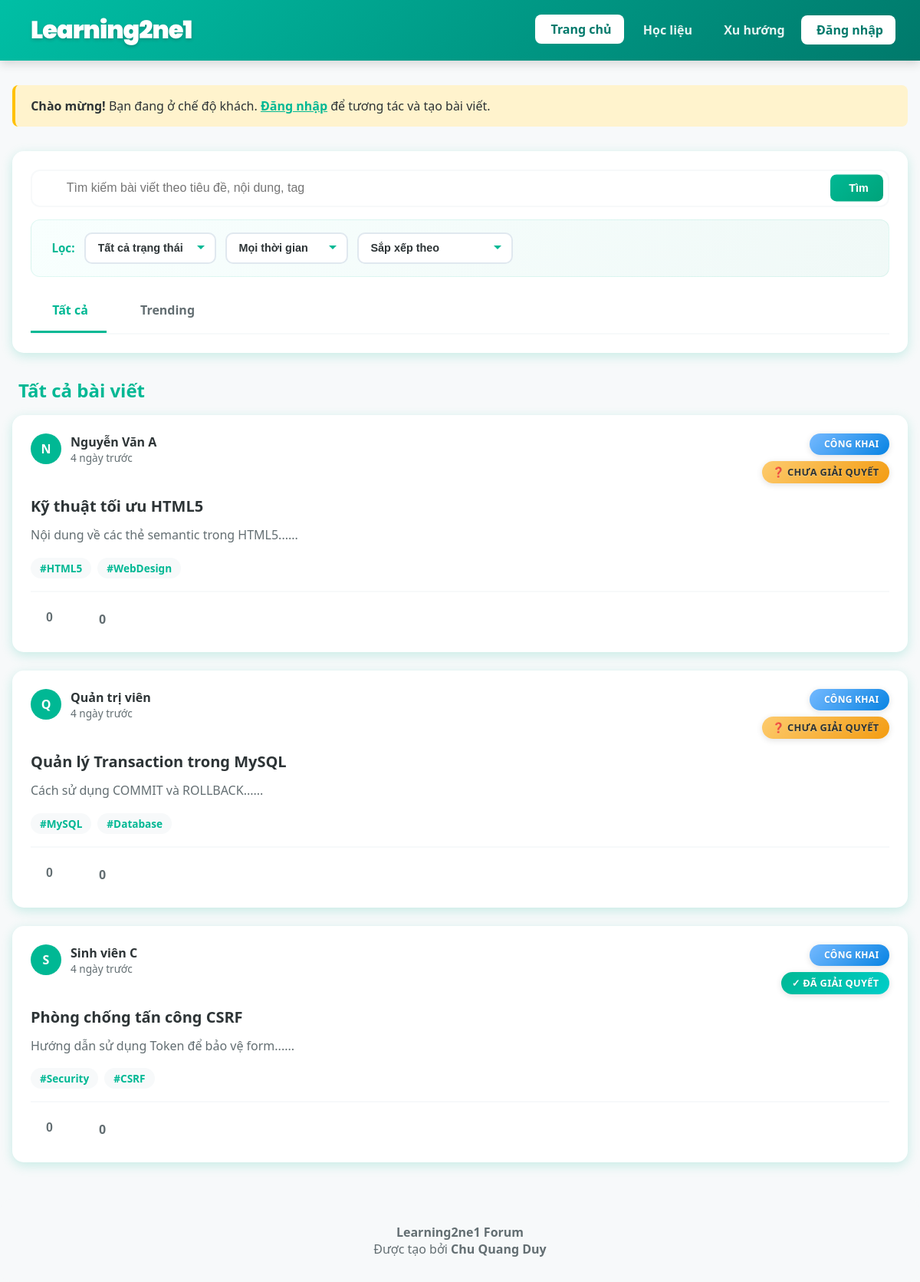
The page / on the database its author committed.
### tables this page shows
CREATE TABLE `posts` (
  `id` int(11) NOT NULL,
  `user_id` int(11) NOT NULL,
  `title` varchar(255) NOT NULL,
  `content` text NOT NULL,
  `tags` varchar(255) DEFAULT NULL,
  `privacy` enum('public','private') DEFAULT 'public',
  `status` enum('solved','unsolved') DEFAULT 'unsolved',
  `created_at` timestamp NOT NULL DEFAULT CURRENT_TIMESTAMP,
  `views` int(11) DEFAULT '0'
);

CREATE TABLE `user` (
  `id_user` int(11) NOT NULL,
  `ho_ten` varchar(1000) NOT NULL,
  `username` varchar(100) NOT NULL,
  `password` varchar(100) NOT NULL,
  `account_level` int(11) NOT NULL DEFAULT '2'
);

### includes/functions.php (called while the page is built, shortened)
<?php
function h($string)
{
    return htmlspecialchars($string, ENT_QUOTES, 'UTF-8');
}
function isLoggedIn()
{
    return isset($_SESSION['user_id']);
}
function timeAgo($timestamp)
{
    $time = strtotime($timestamp);
    $diff = time() - $time;
    if ($diff < 604800) return floor($diff / 86400) . " ngày trước";
    return date('d/m/Y', $time);
}
function getLikeCount($pdo, $target_id, $target_type)
{
    $stmt = $pdo->prepare("
        SELECT COUNT(*) FROM likes
        WHERE target_id = ? AND target_type = ?
    ");
    $stmt->execute([$target_id, $target_type]);
    return $stmt->fetchColumn();
}

### index.php (the view, shortened to what this page needs)
<?php
require_once 'config.php';
require_once 'includes/functions.php';
$current_tab = isset($_GET['tab']) ? $_GET['tab'] : 'all';
$filter_status = isset($_GET['status']) ? $_GET['status'] : '';
$filter_sort = isset($_GET['sort']) ? $_GET['sort'] : '';
$filter_time = isset($_GET['time']) ? $_GET['time'] : '';
if (isLoggedIn()) {
    $stmt = $pdo->prepare("
        SELECT p.*, u.ho_ten, u.username,
            (SELECT COUNT(*) FROM likes WHERE target_id = p.id AND target_type = 'post') as like_count,
            (SELECT COUNT(DISTINCT c.id) FROM comments c WHERE c.post_id = p.id) as comment_count
        FROM posts p
        JOIN user u ON p.user_id = u.id_user
        WHERE p.privacy = 'public' OR p.user_id = ?
        ORDER BY p.created_at DESC
        LIMIT 100
    ");
    $stmt->execute([$_SESSION['user_id']]);
} else {
    $stmt = $pdo->prepare("
        SELECT p.*, u.ho_ten, u.username,
            (SELECT COUNT(*) FROM likes WHERE target_id = p.id AND target_type = 'post') as like_count,
            (SELECT COUNT(DISTINCT c.id) FROM comments c WHERE c.post_id = p.id) as comment_count
        FROM posts p
        JOIN user u ON p.user_id = u.id_user
        WHERE p.privacy = 'public'
        ORDER BY p.created_at DESC
        LIMIT 100
    ");
    $stmt->execute();
}
$all_posts = $stmt->fetchAll();
$search_query = isset($_GET['search']) ? trim($_GET['search']) : '';
?>
<!DOCTYPE html>
<html lang="en">
<head>
    <link rel="stylesheet" href="assets/css/style.css">
    <link rel="stylesheet" href="assets/css/index.css">
    <link href='https://cdn.boxicons.com/3.0.6/fonts/basic/boxicons.min.css' rel='stylesheet'>
</head>
<body>
    <?php include 'includes/navbar.php'; ?>
    <div class="container">
        <?php if (!isLoggedIn()) { ?>
            <div class="guest-notice">
                <strong><i class='bx bx-waving-hand'></i> Chào mừng!</strong> Bạn đang ở chế độ khách.
                <a href="pages/login.php" style="color: var(--primary-mint); font-weight: bold;">Đăng nhập</a>
                để tương tác và tạo bài viết.
            </div>
        <?php } ?>
        <div class="search-filter-section">
            <form method="GET" class="search-form">
                <input type="text" name="search" placeholder="Tìm kiếm bài viết theo tiêu đề, nội dung, tag"
                    value="<?= h($search_query) ?>" class="search-input">
                <button type="submit" class="search-btn">
                    <i class='bx bx-search'></i> Tìm
                </button>
            </form>
            <div class="filter-bar">
                <div class="filter-label">
                    <i class='bx bx-filter-alt'></i> Lọc:
                </div>
                <form method="GET" class="filter-form" id="filterForm">
                    <select name="status" class="filter-select" onchange="document.getElementById('filterForm').submit()">
                        <option value="" <?= $filter_status === '' ? 'selected' : '' ?>>Tất cả trạng thái</option>
                    </select>
                    <select name="time" class="filter-select" onchange="document.getElementById('filterForm').submit()">
                        <option value="" <?= $filter_time === '' ? 'selected' : '' ?>>Mọi thời gian</option>
                    </select>
                    <select name="sort" class="filter-select" onchange="document.getElementById('filterForm').submit()">
                        <option value="" <?= $filter_sort === '' ? 'selected' : '' ?>>Sắp xếp theo</option>
                    </select>
                </form>
            </div>
            <div class="tabs-container">
                <a href="index.php?tab=all&status=<?= h($filter_status) ?>&sort=<?= h($filter_sort) ?>&time=<?= h($filter_time) ?>"
                    class="tab-btn <?= $current_tab === 'all' ? 'active' : '' ?>">
                    <i class='bx bx-globe'></i> Tất cả
                </a>
                <a href="index.php?tab=trending&status=<?= h($filter_status) ?>&sort=<?= h($filter_sort) ?>&time=<?= h($filter_time) ?>"
                    class="tab-btn <?= $current_tab === 'trending' ? 'active' : '' ?>">
                    <i class='bx bx-trending-up'></i> Trending
                </a>
            </div>
        </div>
        <?php if ($current_tab === 'all') { ?>
            <h2 class="section-title"><i class='bx bx-globe'></i> Tất cả bài viết</h2>
            <?php if (empty($all_posts)) { ?>
                <div style="text-align: center; padding: 3rem; color: #636e72; background: white; border-radius: 15px;">
                    <div style="font-size: 3rem;"><i class='bx bx-search'></i></div>
                    <p>Không tìm thấy bài viết nào.</p>
                </div>
            <?php } else { ?>
                <div class="posts-grid" id="posts-section">
                    <?php foreach ($all_posts as $post) {
                        $user_liked = isLoggedIn() ? hasLiked($pdo, $_SESSION['user_id'], $post['id'], 'post') : false;
                        $likes = getLikeCount($pdo, $post['id'], 'post');
                    ?>
                        <div class="post-card" id="post-<?= $post['id'] ?>">
                            <div class="post-header">
                                <a href="pages/profile.php?username=<?= urlencode($post['username']) ?>" class="post-author" style="text-decoration: none; color: inherit;" onclick="event.stopPropagation();">
                                    <div class="author-avatar">
                                        <?= strtoupper(mb_substr($post['ho_ten'], 0, 1)) ?>
                                    </div>
                                    <div class="author-info">
                                        <span class="author-name"><?= h($post['ho_ten']) ?></span>
                                        <span class="post-time"><?= timeAgo($post['created_at']) ?></span>
                                    </div>
                                </a>
                                <div class="post-status-container">
                                    <div style="display: flex; gap: 0.5rem; align-items: center; flex-wrap: wrap;">
                                        <?php if ($post['privacy'] === 'private') { ?>
                                            <span class="post-privacy privacy-private">
                                                <i class='bx bx-lock-alt'></i> Riêng tư
                                            </span>
                                        <?php } else { ?>
                                            <span class="post-privacy privacy-public">
                                                <i class='bx bx-globe'></i> Công khai
                                            </span>
                                        <?php } ?>
                                    </div>
                                    <span class="post-status status-<?= $post['status'] ?>">
                                        <?= $post['status'] === 'solved' ? '✓ Đã giải quyết' : '❓ Chưa giải quyết' ?>
                                    </span>
                                </div>
                            </div>
                            <a href="pages/post.php?id=<?= $post['id'] ?>" style="text-decoration: none; color: inherit; display: block;">
                                <h3 class="post-title"><?= h($post['title']) ?></h3>
                                <p class="post-excerpt"><?= h(mb_substr(strip_tags($post['content']), 0, 150)) ?>...</p>
                                <?php if (!empty($post['tags'])) { ?>
                                    <div class="post-tags">
                                        <?php foreach (explode(',', $post['tags']) as $tag) { ?>
                                            <span class="tag"><?= h(trim($tag)) ?></span>
                                        <?php } ?>
                                    </div>
                                <?php } ?>
                            </a>
                            <div class="post-footer">
                                <form method="POST" style="display: inline;">
                                    <button type="submit" class="btn-action btn-like <?= $user_liked ? 'liked' : '' ?>" <?= !isLoggedIn() ? 'disabled title="Đăng nhập để like"' : '' ?>>
                                        <i class='bx bx-like'></i> <span class="like-count"><?= $likes ?></span>
                                    </button>
                                </form>
                                <a href="pages/post.php?id=<?= $post['id'] ?>#comments" class="btn-action btn-comment" style="text-decoration: none;">
                                    <i class='bx bx-message'></i> <?= $post['comment_count'] ?? 0 ?>
                                </a>
                            </div>
                        </div>
                    <?php } ?>
                </div>
            <?php } ?>
        <?php } ?>
    </div>
    <footer style="text-align: center; padding: 2rem; margin-top: 3rem; background: var(--bg-grey); border-radius: 15px;">
        <p style="color: #636e72; margin: 0;">
            <strong>Learning2ne1 Forum</strong><br>
            Được tạo bởi <strong>Chu Quang Duy</strong>
        </p>
    </footer>
</body>
</html>

### assets/css/style.css (style rules this page uses)
:root { --primary-mint: #00b894; --light-mint: #55efc4; --accent-yellow: #ffeaa7; --pop-yellow: #fdcb6e; --text-dark: #2d3436; --text-white: #ffffff; --bg-grey: #f7f9fa; --shadow: 0 4px 15px rgba(0, 184, 148, 0.2); }
* { box-sizing: border-box; margin: 0; padding: 0; }
html { scroll-behavior: smooth; }
body { font-family: 'Segoe UI', Tahoma, Geneva, Verdana, sans-serif; background-color: var(--bg-grey); color: var(--text-dark); }
a { transition: color 0.3s; }
button, .btn { cursor: pointer; transition: all 0.3s ease; }
.container { max-width: 1200px; margin: 2rem auto; padding: 0 1rem; }

### rows shown on the page
posts: user.ho_ten "N", user.ho_ten "Nguyễn Văn A", created_at "4 ngày trước", privacy "CÔNG KHAI", status "❓ CHƯA GIẢI QUYẾT", title "Kỹ thuật tối ưu HTML5", content "Nội dung về các thẻ semantic trong HTML5...", tags "#HTML5", tags "#WebDesign", likes "0", comment_count "0"
posts: user.ho_ten "Q", user.ho_ten "Quản trị viên", created_at "4 ngày trước", privacy "CÔNG KHAI", status "❓ CHƯA GIẢI QUYẾT", title "Quản lý Transaction trong MySQL", content "Cách sử dụng COMMIT và ROLLBACK...", tags "#MySQL", tags "#Database", likes "0", comment_count "0"
posts: user.ho_ten "S", user.ho_ten "Sinh viên C", created_at "4 ngày trước", privacy "CÔNG KHAI", status "✓ ĐÃ GIẢI QUYẾT", title "Phòng chống tấn công CSRF", content "Hướng dẫn sử dụng Token để bảo vệ form...", tags "#Security", tags "#CSRF", likes "0", comment_count "0"
